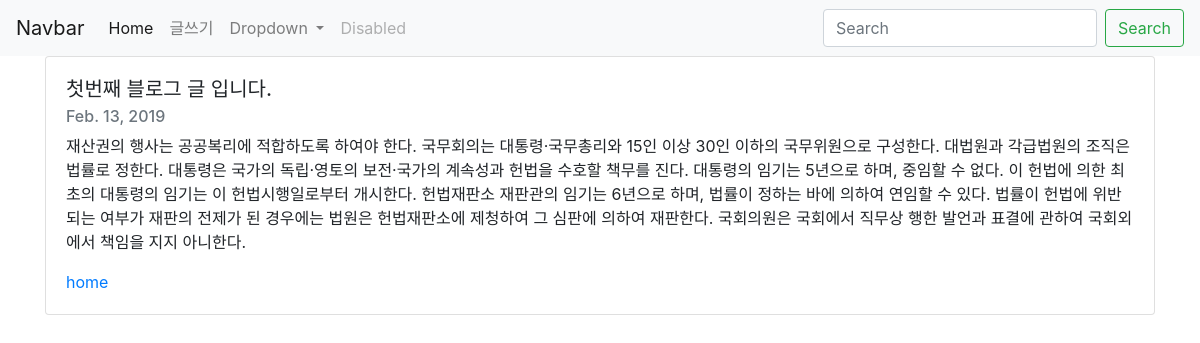
The page /blog/1 on the database its author committed.
### blog/models.py (models this page shows, shortened)
class Blog(models.Model):
    title = models.CharField(max_length = 200)
    pub_date = models.DateField('date published')
    body = models.TextField()

### blog/views.py (the view)
# urls.py: path('<int:blog_id>',views.detail, name='detail'),
def detail(request, blog_id):
    blog_detail = get_object_or_404(Blog, pk=blog_id)
    return render(request, 'detail.html', {'blog': blog_detail})

### blog/templates/detail.html
{% extends 'base.html' %}
{% block content %}
<div class="container">
        <div class="card">
            <div class="card-body">
                <h5 class="card-title">{{blog.title}}</h5>
                <h6 class="card-subtitle mb-2 text-muted">{{blog.pub_date}}</h6>
                <p class="card-text">{{blog.body}}</p>
                <a href="{%url 'home'%}" class="card-link">home</a>
            </div>
        </div>
        <br>
    </div>
{% endblock %}

### rows shown on the page
Blog: title "첫번째 블로그 글 입니다.", pub_date "Feb. 13, 2019", body "재산권의 행사는 공공복리에 적합하도록 하여야 한다. 국무회의는 대통령·국무총리와 15인 이상 30인 이하의 국무위원으로 구성한다. 대법원과 각급법원의 조직은 법률로 정한다. 대통령은 국가의 독립·영토의 보전·국가의 계속성과 헌법을 수호할 책무를 진다. 대통령의 임기는 5년으로 하며, 중임할 수 없다. 이 헌법에 의한 최초의 대통령의 임기는 이 헌법시행일로부터 개시한다. 헌법재판소 재판관의 임기는 6년으로 하며, 법률이 정하는 바에 의하여 연임할 수 있다. 법률이 헌법에 위반되는 여부가 재판의 전제가 된 경우에는 법원은 헌법재판소에 제청하여 그 심판에 의하여 재판한다. 국회의원은 국회에서 직무상 행한 발언과 표결에 관하여 국회외에서 책임을 지지 아니한다."
